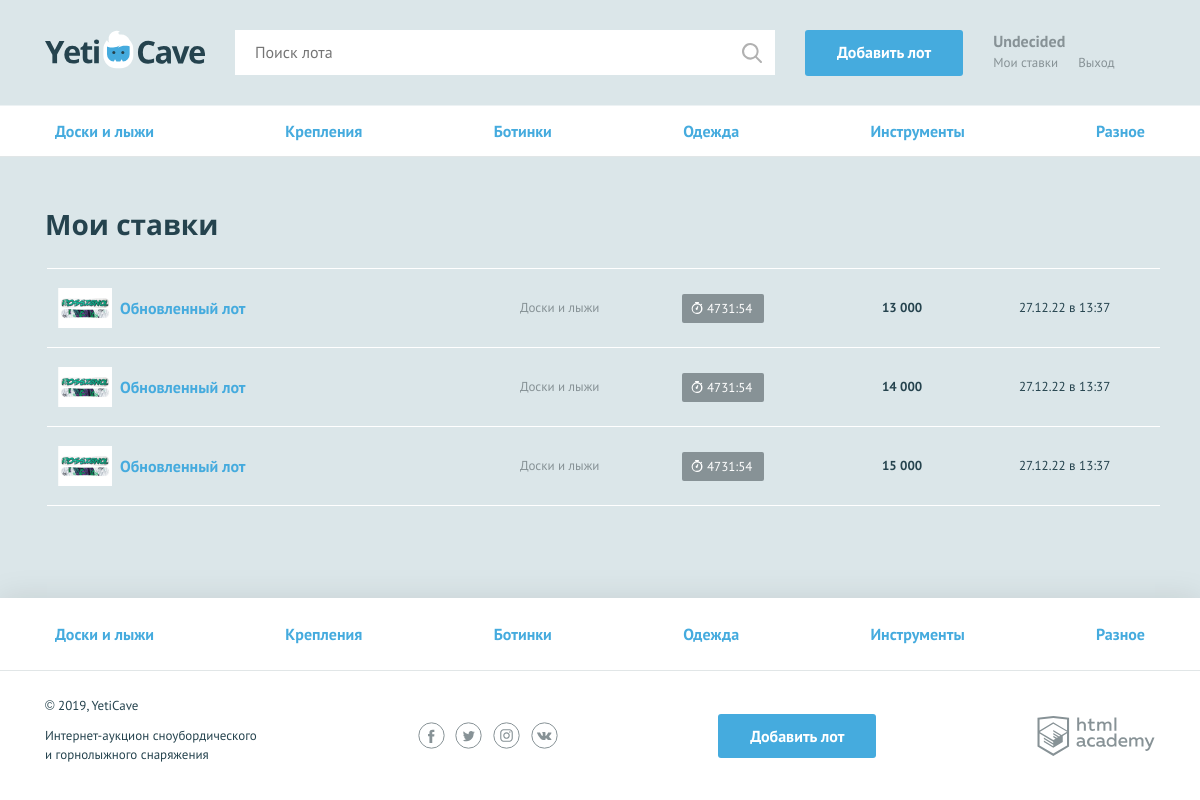
/my-bets.php (signed in), run on the app's committed database.
### tables this page shows
CREATE TABLE `category` (
    `id` INT UNSIGNED AUTO_INCREMENT PRIMARY KEY,
    `name` VARCHAR(128) NOT NULL UNIQUE,
    `tag` VARCHAR(128) NOT NULL UNIQUE
);

CREATE TABLE `lot` (
    `id` INT UNSIGNED AUTO_INCREMENT PRIMARY KEY,
    `name` VARCHAR(128) NOT NULL,
    `description` TEXT,
    `img` VARCHAR(128) NOT NULL,
    `start_price` INT UNSIGNED NOT NULL,
    `step` INT UNSIGNED NOT NULL,
    `create_datetime` TIMESTAMP NOT NULL DEFAULT CURRENT_TIMESTAMP,
    `end_datetime` DATETIME NOT NULL,
    `author_id` INT UNSIGNED NOT NULL,
    `category_id` INT UNSIGNED NOT NULL,
    `winner_id` INT UNSIGNED
);

### helpers.php (called while the page is built, shortened)
<?php
function include_template($name, array $data = []) {
    $name = 'templates/' . $name;
    extract($data);
    require $name;
    $result = ob_get_clean();
    return $result;
}

### models.php (called while the page is built, shortened)
<?php
function get_categories_list($link)
{
    $sql = 'SELECT * FROM `category`';
    $result = mysqli_query($link, $sql);
    $data = $result ? mysqli_fetch_all($result, MYSQLI_ASSOC) : '';
    return [
        'data' => $data,
        'error' => mysqli_error($link)
    ];
}
function get_bets_by_user($link, $id){
    $sql = "SELECT l.id AS lot_id,
    l.img AS lot_img,
    l.name AS lot_name,
    l.category_name AS category_name,
    l.end_datetime AS lot_end_datetime,
    l.winner_id,
    l.price AS lot_price,
    b.price AS bet_price,
    b.create_datetime AS bet_create_datetime
    FROM
    (SELECT lot.*, category.name AS category_name,
    IF(MAX(`bet`.`price`), MAX(`bet`.`price`), `lot`.`start_price`) AS `price`
    FROM `lot`
    JOIN `category` ON `lot`.`category_id` = `category`.`id`
    LEFT JOIN `bet` ON `bet`.`lot_id` = `lot`.`id`
    GROUP BY `lot`.`id`) as l
    JOIN (SELECT * FROM `bet`) as b
    ON l.id = b.lot_id
    WHERE b.author_id = $id
    ORDER BY bet_create_datetime DESC";
    $result = mysqli_query($link, $sql);
    $data = $result ? mysqli_fetch_all($result, MYSQLI_ASSOC) : '';
    return [
        'data' => $data,
        'error' => mysqli_error($link)
    ];
}

### functions.php (called while the page is built, shortened)
<?php
function price_format($price)
{
    $formatted_price = number_format($price, 0, '.', ' ');
    return $formatted_price;
}
function bet_time_format($time){
    $date = strtotime($time);
    $today = strtotime('today');
    $yesterday = strtotime('yesterday');
    $sec_passed = time() - $date;
    $min_passed = floor($sec_passed / 60);
    $hours_passed = floor($min_passed / 60);
    return date('d.m.y в H:i', $date);
}
function time_left($date)
{
    $end_date_timestamp = strtotime($date);
    $seconds = $end_date_timestamp - time();
    $hours = floor($seconds / 3600);
    $minutes = floor($seconds % 3600 / 60);
    $hours_pad = str_pad((string)$hours, 2, '0', STR_PAD_LEFT);
    $minutes_pad = str_pad((string)$minutes, 2, '0', STR_PAD_LEFT);
    $seconds_pad = str_pad((string)$seconds, 2, '0', STR_PAD_LEFT);
    return [
        'hours' => $hours_pad,
        'minutes' => $minutes_pad,
        'seconds' => $seconds_pad,
        'is_fire' => $hours < 1 ? true : false,
        'is_end' => $seconds < 1 ? true : false,
    ];
}

### templates/my-bets.php (the view, shortened to what this page needs)
<main>
    <nav class="nav">
        <ul class="nav__list container">
            <?php foreach ($categories as $cat) : ?>
                <li class="nav__item">
                    <a href="/category.php?id=<?= $cat['id'] ?>"><?= $cat['name'] ?></a>
                </li>
            <?php endforeach ?>
        </ul>
    </nav>
    <section class="rates container">
        <h2>Мои ставки</h2>
        <table class="rates__list">
            <?php if ($bets) : ?>
                <?php foreach ($bets as $bet) :
                    $status = '';
                    $time_left = time_left($bet['lot_end_datetime']);
                ?>
                    <tr class="rates__item<?= $status ? " rates__item--$status" : "" ?>">
                        <td class="rates__info">
                            <div class="rates__img">
                                <img src="<?= $bet['lot_img'] ?>" width="54" height="40" alt="Сноуборд">
                            </div>
                            <h3 class="rates__title"><a href="lot.php?id=<?= $bet['lot_id'] ?>"><?= $bet['lot_name'] ?></a></h3>
                        </td>
                        <td class="rates__category">
                            <?= $bet['category_name'] ?>
                        </td>
                        <td class="rates__timer">
                            <div class="timer<?= $status ? " timer--$status" : "" ?>">
                                <?= $status == 'win' ? 'Ставка выиграла' : ($status == 'end' ? 'Торги окончены' : $time_left['hours'] . ':' . $time_left['minutes']) ?>
                            </div>
                        </td>
                        <td class="rates__price">
                            <?= price_format($bet['bet_price']) ?>
                        </td>
                        <td class="rates__time">
                            <?= bet_time_format($bet['bet_create_datetime'])  ?>
                        </td>
                    </tr>
                <?php endforeach ?>
            <?php endif ?>
        </table>
    </section>
</main>

### templates/layout.php (shortened to what this page needs)
<!DOCTYPE html>
<html lang="ru">
<head>
    <link href="../css/normalize.min.css" rel="stylesheet">
    <link href="../css/style.css" rel="stylesheet">
    <link href="../css/flatpickr.min.css" rel="stylesheet">
</head>
<body>
    <div class="page-wrapper">
        <header class="main-header">
            <div class="main-header__container container">
                <a class="main-header__logo">
                    <img src="../img/logo.svg" width="160" height="39" alt="Логотип компании YetiCave">
                </a>
                <form class="main-header__search" method="get" action="/search.php" autocomplete="off">
                    <input type="search" name="search" placeholder="Поиск лота">
                    <input class="main-header__search-btn" type="submit" value="Найти">
                </form>
                <a class="main-header__add-lot button" href="/add.php">Добавить лот</a>
                <nav class="user-menu">
                    <?php if (isset($_SESSION['id'])) : ?>
                        <div class="user-menu__logged">
                            <p><?= $_SESSION['name'] ?></p>
                            <a class="user-menu__bets" href="/my-bets.php">Мои ставки</a>
                            <a class="user-menu__logout" href="/logout.php">Выход</a>
                        </div>
                    <?php endif ?>
                </nav>
            </div>
        </header>
        <?= $content ?>
    </div>
    <footer class="main-footer">
        <nav class="nav">
            <ul class="nav__list container">
                <?php foreach ($categories as $cat) : ?>
                    <li class="nav__item">
                        <a href="pages/<?= $cat['tag'] ?>"><?= $cat['name'] ?></a>
                    </li>
                <?php endforeach ?>
            </ul>
        </nav>
        <div class="main-footer__bottom container">
            <div class="main-footer__copyright">
                <p>© 2019, YetiCave</p>
                <p>Интернет-аукцион сноубордического и горнолыжного снаряжения</p>
            </div>
            <div class="main-footer__social social">
                <a class="social__link social__link--facebook" href="#">
                </a>
                <a class="social__link social__link--twitter" href="#">
                </a>
                <a class="social__link social__link--instagram" href="#">
                </a>
                <a class="social__link social__link--vkontakte" href="#">
                </a>
            </div>
            <a class="main-footer__add-lot button" href="add-lot.html">Добавить лот</a>
            <div class="main-footer__developed-by">
                <a class="logo-academy" href="https://htmlacademy.ru/intensive/php">
                </a>
            </div>
        </div>
    </footer>
</body>
</html>

### data on the page
category: name "Доски и лыжи"
category: name "Крепления"
category: name "Ботинки"
category: name "Одежда"
category: name "Инструменты"
category: name "Разное"
lot: img (picture), name "Обновленный лот", category_name "Доски и лыжи", end_datetime "4731", end_datetime "54", bet_price "13 000", bet_create_datetime "27.12.22 в 13:37", bet_price "14 000", bet_price "15 000"

### other printed values
$_SESSION['name'] "Undecided"
